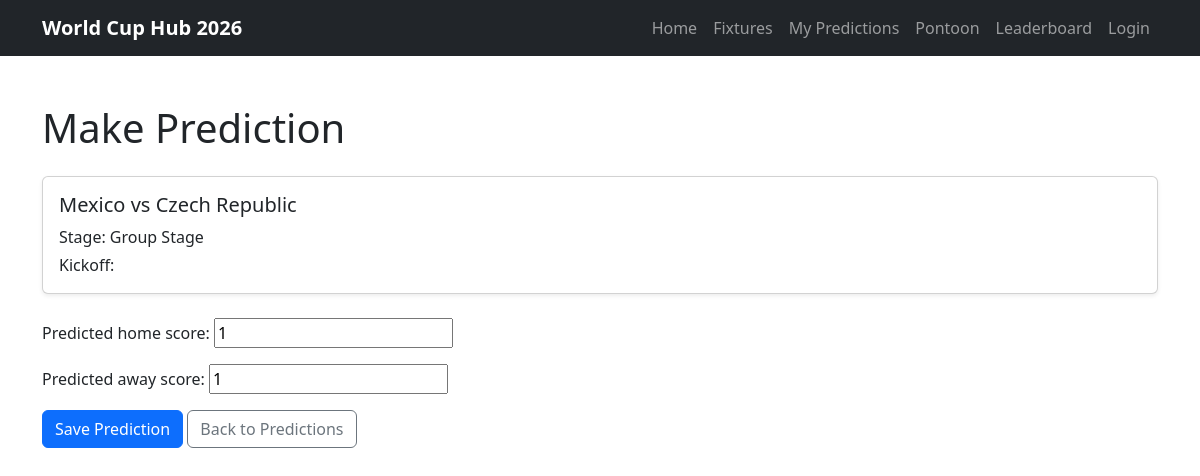
The page /fixtures/2/predict/ (signed in) on the database as committed earlier.
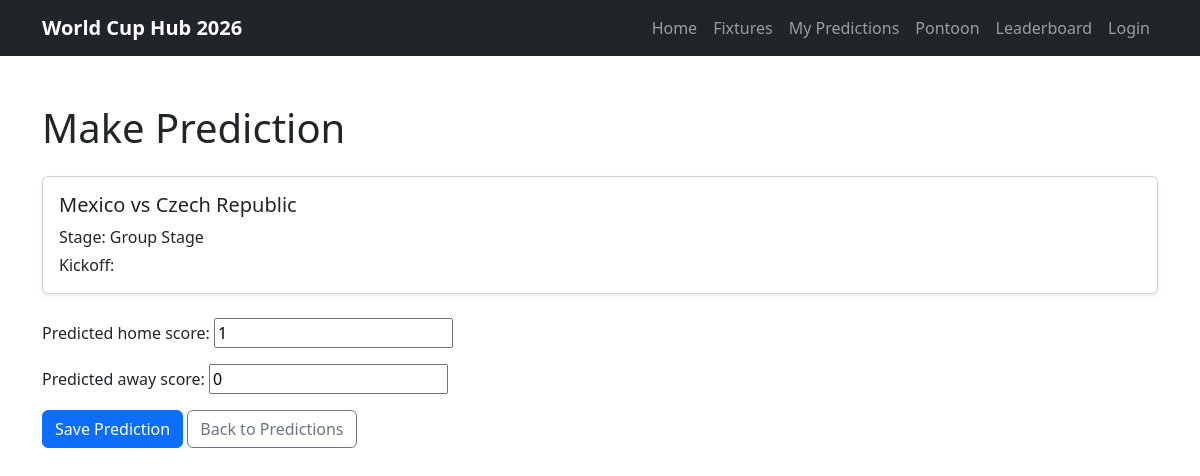
The same page on the database as committed later.
### predictor/models.py (models this page shows, shortened)
class Prediction(models.Model):
    user = models.ForeignKey(
        User,
        on_delete=models.CASCADE,
        related_name='predictions'
    )
    fixture = models.ForeignKey(
        Fixture,
        on_delete=models.CASCADE,
        related_name='predictions'
    )
    predicted_home_score = models.PositiveIntegerField()
    predicted_away_score = models.PositiveIntegerField()
    points_awarded = models.IntegerField(default=0)
    created_at = models.DateTimeField(auto_now_add=True)
    class Meta:
        unique_together = ('user', 'fixture')
        ordering = ['fixture__kickoff_time']

### predictor/views.py (the view)
@login_required
def create_prediction(request, fixture_id):
    fixture = get_object_or_404(Fixture, id=fixture_id)
    prediction = Prediction.objects.filter(
        user=request.user,
        fixture=fixture,
    ).first()
    if request.method == "POST":
        form = PredictionForm(
            request.POST,
            instance=prediction,
        )
        if form.is_valid():
            prediction = form.save(commit=False)
            prediction.fixture = fixture
            prediction.user = request.user
            prediction.save()
            messages.success(
                request,
                "Prediction saved successfully!"
            )
            return redirect("fixtures")
    else:
        form = PredictionForm(instance=prediction)
    context = {
        "form": form,
        "fixture": fixture,
    }
    return render(
        request,
        "predictor/create_prediction.html",
        context
    )

### predictor/forms.py
class PredictionForm(forms.ModelForm):
    class Meta:
        model = Prediction
        fields = [
            "predicted_home_score",
            "predicted_away_score",
        ]

### predictor/models.py (called while the page is built)
    def __str__(self):
        return self.name

### predictor/templates/predictor/create_prediction.html (shortened to what this page needs)
{% extends "base.html" %}
{% block content %}
<section class="container py-5">
    <h1 class="mb-4">Make Prediction</h1>
    <div class="card shadow-sm mb-4">
        <div class="card-body">
            <h2 class="h5">
                {{ fixture.home_team }} vs {{ fixture.away_team }}
            </h2>
            <p class="mb-1">
                Stage: {{ fixture.get_stage_display }}
            </p>
            <p class="mb-0">
                Kickoff: {{ fixture.kickoff }}
            </p>
        </div>
    </div>
    <form method="POST">
        {{ form.as_p }}
        <button type="submit" class="btn btn-primary">
            Save Prediction
        </button>
        <a href="{% url 'my_predictions' %}" class="btn btn-outline-secondary">
            Back to Predictions
        </a>
    </form>
</section>
{% endblock %}

Rows that differ between the two databases and show on the page:
removed Prediction: predicted_home_score "1", predicted_away_score "1"
added Prediction: predicted_home_score "1", predicted_away_score "0"
